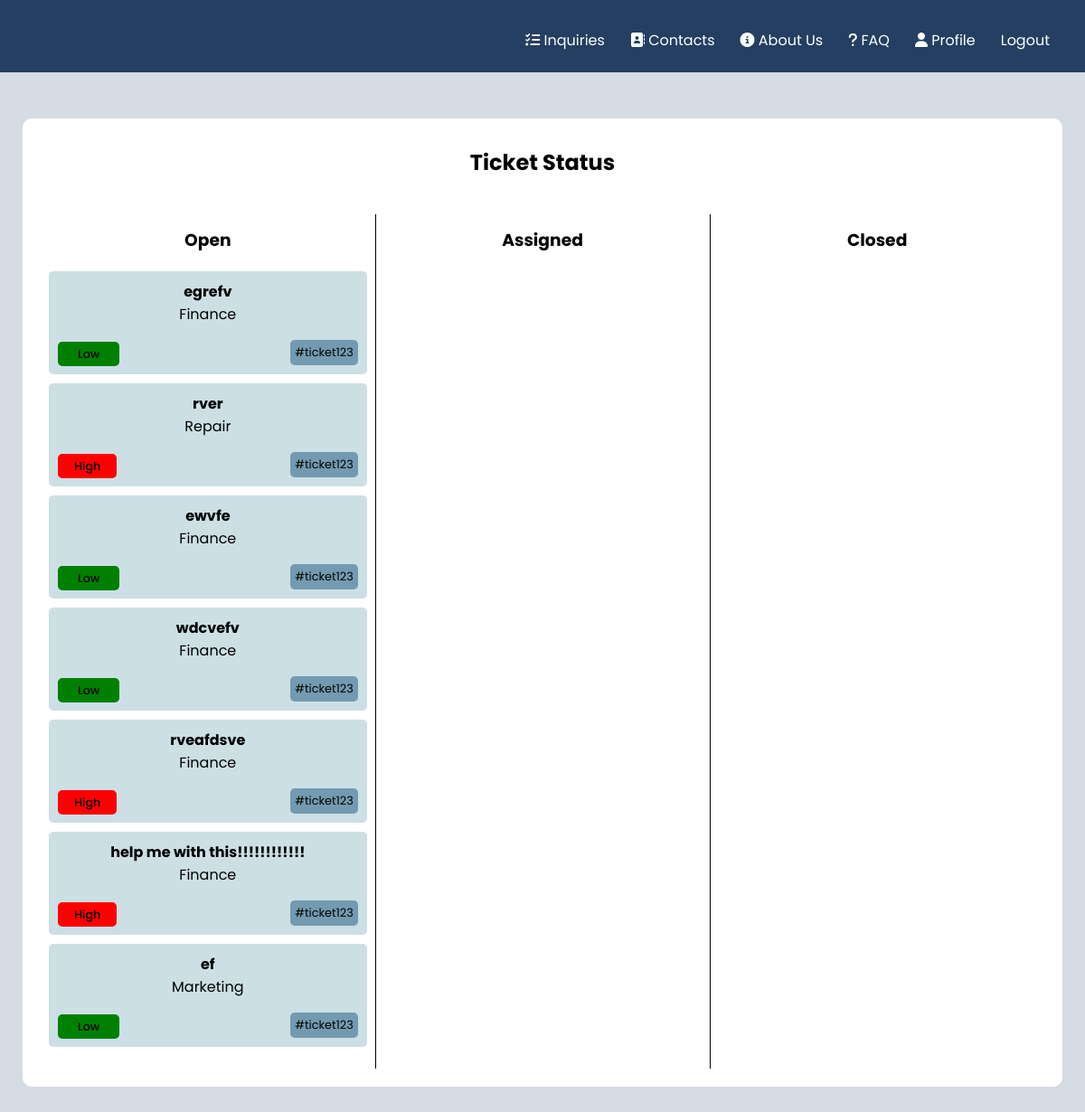
Screenshot of /pages/tickets.php (signed in) with the database file from the repository.
### tables this page shows
CREATE TABLE tickets(

    idTicket integer primary key AUTOINCREMENT,
    title text NOT NULL,
    description text,
    status text references Status(title),
    idAgent text references Agents(idAgent),
    idClient text references Clients(idClient),
    department text references department(title),
    priority text,
    hashtag text,
    date datetime
);

### pages/tickets.php (called while the page is built)
<?php
    require_once(__DIR__ . '/../database/connection.db.php');
    include '../database/ticket.class.php';
    include '../database/user.class.php';
    include '../utils/session.php';
    include '../templates/tickets.tpl.php';
    $session = new Session();
    $db = getDatabaseConnection();
    $user = User::getUserWithId($db, $session->getID());
    $assigned = $user->getTickets($db, "Assigned");
    $closed = $user->getTickets($db, "Closed");
    $opened = $user->getTickets($db, "Opened");
    drawTicketsHeader($session);
    drawTickets($opened, $assigned, $closed);
?>

### utils/session.php (called while the page is built, shortened)
<?php
class Session{
      public function isLoggedIn() : bool {
        return isset($_SESSION['id']);
      }
      public function getID() : ?int {
        return isset($_SESSION['id']) ? $_SESSION['id'] : null;
      }
}
?>

### database/ticket.class.php (called while the page is built, shortened)
<?php
     class Ticket{
        public string $title;
        public string $priority;
        public string $department;
        public function __construct(int $idTicket, string $title, string $status,
          string $description, string $department, string $priority, string $date){
            $this->title = $title;
            $this->department = $department;
            $this->priority = $priority;
        }
        public function getTitle(){
            return $this->title;
        }
        public function getPriority(){
            return $this->priority;
        }
        public function getDepartment(){
            return $this->department;
        }
     }
?>

### database/user.class.php (called while the page is built, shortened)
<?php
     class User{
        public int $id;
        public function __construct(int $id, string $email, string $name, string $username){
            $this->id = $id;
        }
        public function getTickets(PDO $db, string $status): array{
            $stmt = $db->prepare('SELECT idTicket, date, title, status, description, department, priority FROM tickets WHERE idClient = ? AND status = ?');
            $stmt->execute([$this->id, $status]);
            $ticketRows = $stmt->fetchAll(PDO::FETCH_ASSOC);
            $tickets = [];
            foreach ($ticketRows as $row) {
                $ticket = new Ticket(
                    $row['idTicket'],
                    $row['title'],
                    $row['description'],
                    $row['status'],
                    $row['department'],
                    $row['priority'],
                    $row['date']
                );
                array_push($tickets, $ticket);
            }
            return $tickets;
        }
        static function getUserWithID(PDO $db, int $id) : ?User {
            $stmt = $db->prepare('
                SELECT u.idUser, u.email, u.name, u.username
                FROM users u JOIN admins a ON u.idUser = a.idAdmin
                WHERE u.idUser = ?');
            $stmt->execute(array($id));
            $row = $stmt->fetch(PDO::FETCH_ASSOC);
            $stmt = $db->prepare('
                SELECT u.idUser, u.email, u.name, u.username
                FROM users u JOIN agents a ON u.idUser = a.idAgent
                WHERE u.idUser = ?');
            $stmt->execute(array($id));;
            $row = $stmt->fetch(PDO::FETCH_ASSOC);
            if ($row !== false) {
                return new Agent($row['idUser'], $row['email'], $row['name'], $row['username']);
            }
            return null;
            }
     }
?>

### templates/tickets.tpl.php (the view, shortened to what this page needs)
<?php function drawTicketsHeader($session) { ?>
    <!DOCTYPE html>
    <html lang = "en-Us">
    <head>
        <link href="../css/navLogin_style.css" rel="stylesheet">
        <link href="../css/tickets_style.css" rel="stylesheet">
        <link href="../css/newTicket.css" rel="stylesheet">
        <link href="../css/tickets_all.css" rel="stylesheet">
    </head>
    <body>
        <nav>
        <ul class = "navigation">
                <li class = "nav_elem"><a href = "inquiries.html"><i class="fa-solid fa-list-check"></i> Inquiries</a></li>
                <li class = "nav_elem"><a href = "../pages/contacts.php"><i class="fa-solid fa-address-book"></i> Contacts</a></li>
                <li class = "nav_elem"><a href = "../pages/about_us.php"><i class="fas fa-circle-info"></i> About Us</a></li>
                <li class = "nav_elem"><a href = "../pages/faq.php"><i class="fa-solid fa-question"></i> FAQ</a></li>
                <?php
                if (!$session->isLoggedIn()){
                    echo "<li class = \"nav-elem\"><a href=\"../pages/register.php\">Register</a></li>";
                    echo "<li class = \"nav-elem\"><a href=\"../pages/login.php\">Login</a></li>";
                }
                else{
                    echo "<li class = \"nav-elem\"><a href =\"../pages/profile.php\"><i class=\"fa-solid fa-user\"></i> Profile</a></li>";
                    echo "<form action=\"../actions/action_logout.php\" method=\"post\" class=\"logout\"><a href = \"#\" type=\"submit\" onclick=\"this.parentNode.submit(); return false;\">Logout</a></form>";
                }
                ?>
            </ul>
        </nav>
<?php } ?>
<?php function drawTickets($open, $assigned, $closed) { ?>
    <div class="box">
            <h2>Ticket Status</h2>
            <div class="row">
              <div class="property open">
                <h3>Open</h3>
                <?php
                  foreach($open as $ticket){
                    drawTicket($ticket);
                  }
                ?>
              </div>
              <div class="property assigned">
                <h3>Assigned</h3>
              </div>
              <div class="property closed">
                <h3>Closed</h3>
              </div>
            </div>
        </div>
    </body>
</html>
<?php } ?>
<?php function drawTicket($ticket) { ?>
    <section class="ticket">
        <a href="profile.html" class="ticket-title" onclick="openPopup(event)"><?php echo $ticket->getTitle() ?></a>
        <p class="ticket-department"><?php echo $ticket->getDepartment() ?></p>
        <div class="ticket-container">
        <div class="ticket-priority">
         <?php
            $priority = $ticket->getPriority();
            if ($priority === 'High') {
                      echo '<span class="high">' . $priority . '</span>';
                  } elseif ($priority === 'Medium') {
                      echo '<span class="medium">' . $priority . '</span>';
                  } elseif ($priority === 'Low') {
                      echo '<span class="low">' . $priority . '</span>';
                  }
          ?>
        </div>
        <div class="ticket-hashtag">
            <span>#ticket123</span>
        </div>
        </div>
        </section>
<?php } ?>

### css/navLogin_style.css (style rules this page uses)
.navigation { position: absolute; top: 16px; right: 25px; display: flex; }
nav a { text-decoration: none; color: white; padding: 14px; }
li { list-style: none; }
nav { background-color: #243f61; background-size: cover; background-position: center; padding: 40px 0px; text-align: center; font-family: 'Poppins'; margin: -8px; position: relative; }

### css/tickets_style.css (style rules this page uses)
body { font-family: 'Poppins'; background-color: #D5DCE3; }
.box { width: 100%; max-width: 1150px; margin: 5% auto; background-color: white; border-radius: 10px; display: flex; flex-direction: column; }
h2 { text-align: center; margin-top: 31px; margin-bottom: 20px; }
.row { display: flex; flex-wrap: wrap; align-items: flex-start; padding: 20px; box-sizing: border-box; }
.property { flex-basis: 0; flex-grow: 1; text-align: center; padding: 14px 9px; }
.property h3 { margin-top: 0; margin-bottom: 20px; }
.ticket { background-color: rgba(3,94,123,0.2); padding: 10px; border-radius: 5px; margin-bottom: 10px; }
.ticket-title { margin-top: 0; margin-bottom: 5px; font-weight: bold; text-decoration: none; color: black; }
.ticket-department { margin-top: 0; margin-bottom: 0; }
.ticket-container { display: flex; flex-direction: row; justify-content: space-between; align-items: center; }
.ticket-priority { font-weight: 500; margin-right: 10px; }
.high { background-color: red; padding: 5px 18px; border-radius: 5px; font-size: 0.8em; }
.low { background-color: green; padding: 5px 22px; border-radius: 5px; font-size: 0.8em; }
.ticket-hashtag { background-color: #739AB1; padding: 5px; border-radius: 5px; font-size: 0.8em; }

### css/tickets_all.css (style rules this page uses)
body { font-family: 'Poppins'; background-color: #D5DCE3 }

### rows the page displays
tickets: title "egrefv", department "Finance", priority "Low"
tickets: title "rver", department "Repair", priority "High"
tickets: title "ewvfe", department "Finance", priority "Low"
tickets: title "wdcvefv", department "Finance", priority "Low"
tickets: title "rveafdsve", department "Finance", priority "High"
tickets: title "help me with this!!!!!!!!!!!!", department "Finance", priority "High"
tickets: title "ef", department "Marketing", priority "Low"
